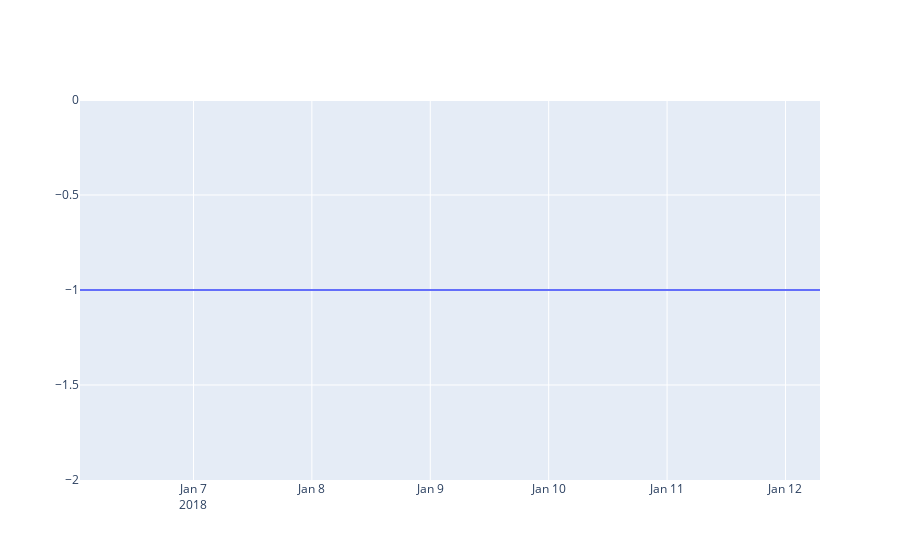

The code cell stored with this chart in its notebook:
### Code cell
# Calculate discrimination residuals
disc_res = disc(test_samples)
fig = go.Figure()
fig.add_trace(go.Scatter(x=df_test.index, y=disc_res[:,0]))

### Figure 1 — Plotly figure (JSON) as saved in the notebook; plotly's stock layout.template omitted (floating-point values rounded to 4 significant figures; data arrays with more than 128 entries replaced by an {"elided": "..."} marker saying what was removed)
{"data": [{"type": "scatter", "x": {"elided": "180 str values"}, "y": {"elided": "151 int values"}}], "layout": {}}
